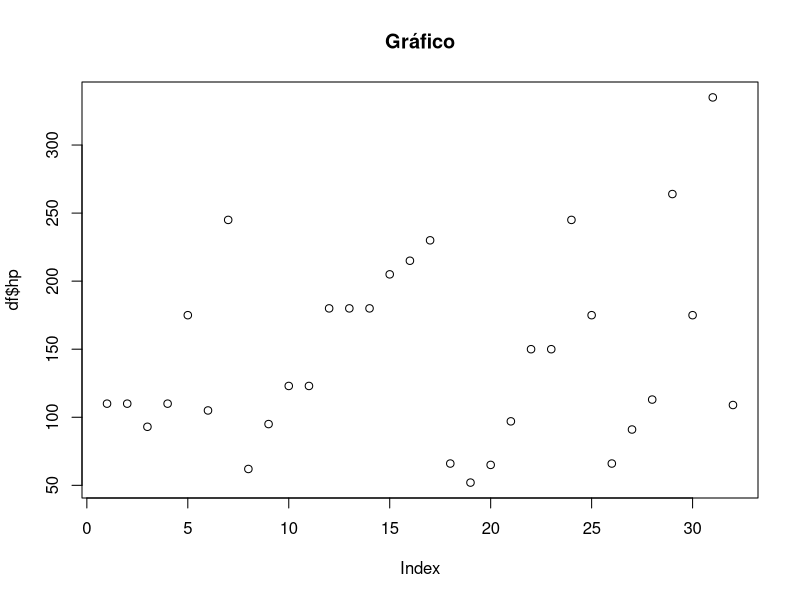

Write R code to recreate this figure.
###############################################################################
#                 TALLer de Github con R                                    #
###############################################################################


# Introducción a Github
#1. instalar  Git
#2. Crear repositorio de Github
#3. Crear un proyecto con versi[on control *Git()]
#4. Clonar repositorio a la computadora.

#Crear c[odigo]
df<-mtcars
names(mtcars)

summary(mtcars)
plot(df$hp,main = "Gráfico")
